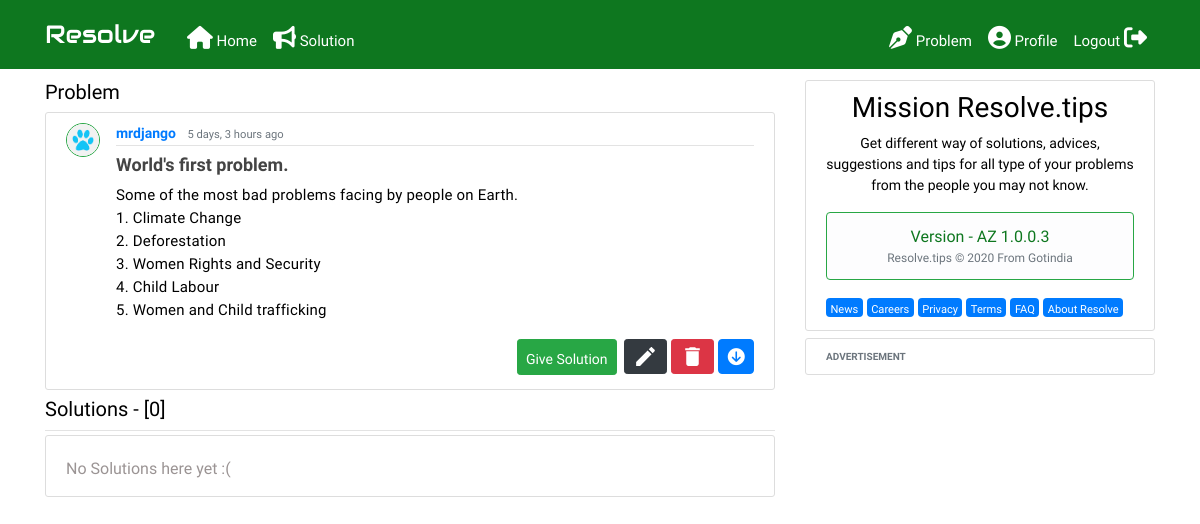
The app's page /post/1/ (signed in) with its own data.
### feeds/models.py (models this page shows, shortened)
class Post(models.Model):
    title = models.CharField(max_length=300)
    content = models.TextField()
    date_posted = models.DateTimeField(default=timezone.now)
    author = models.ForeignKey(User, on_delete=models.CASCADE)
    slug = models.SlugField(max_length=250, null=True, blank=True)

### users/models.py (models this page shows, shortened)
class Profile(models.Model):
    user = models.OneToOneField(User, on_delete=models.CASCADE)
    image = models.ImageField(default='default.jpg', upload_to='profile_pics')

### feeds/views.py (the view)
# urls.py: path('post/<int:pk>/', PostDetailView.as_view(), name='post-detail'),
class PostDetailView(DetailView):
    model = Post

### feeds/templates/feeds/post_detail.html (shortened to what this page needs)
{% extends "feeds/base.html" %}
{% block content %}
<div>
      <h5> Problem </h5>
</div>
<article class="media content-section">
    <img class="rounded-circle border border-success article-img" src="{{ object.author.profile.image.url }}">
    <div class="media-body">
      <div class="article-metadata">
        <a class="mr-2 linktext" href="{% url 'user-posts' object.author.username %}">{{ object.author }}</a>
        <small class="text-muted">{{ object.date_posted|timesince }} ago</small>
      </div>
      <h2 class="article-title articlemargin">{{ object.title }}</h2>
      <p class="article-content">{{ object.content|safe }}</p>
          <div class="resolvebtn">
            {% if user.is_authenticated %}
              <a class="btn btn-success btn-sm btn1029 mt-1 mb-1" target="_blank" href="{% url 'solution_form' object.id %}">Give Solution</a>&nbsp;
            {% if object.author == user %}
            <a class="btn btn-dark btn-sm mt-1 mb-1" href="{% url 'post-update' object.id %}"></a>
            <a class="btn btn-danger btn-sm mt-1 mb-1" href="{% url 'post-delete' object.id %}"><svg xmlns="http://www.w3.org/2000/svg" viewBox="0 0 24 24" fill="white"                width="25px" height="25px"><path d="M0 0h24v24H0z" fill="none"/><path d="M6 19c0 1.1.9 2 2 2h8c1.1 0 2-.9 2-2V7H6v12zM19 4h-3.5l-1-1h-5l-1                              1H5v2h14V4z"/></svg></a>&nbsp;
            {% endif %}
          {% endif %}
          </div>
    </div>
</article>
<div class="article-metadata">
    <h5>Solutions - [{{ post.solutions.count }}{{ post.solutions|pluralize }}]</h5>
</div>
        {% for solution in post.solutions.all %}
          <article class="media content-section">
          <img class="rounded-circle border border-success article-img" src="{{ solution.author.profile.image.url }}">
            <div class="media-body">
              <div class="article-metadata">
                <a class="mr-2 linktext" href="{% url 'user-posts' solution.author.username %}">{{ solution.author }}</a>
                <small class="text-muted">{{ solution.created_date|timesince }} ago</small>
              </div>
                <p class="article-content">{{ solution.solution|safe }}</p>
                <div class="resolvebtn">
                  {% if user.is_authenticated %}
                  &nbsp;
                  {% endif %}
                </div>
            </div>
          </article>
        {% empty %}
      <article class="media content-section">
            <h6 class="nosolutions">No Solutions here yet :(</h6>
      </article>
      {% endfor %}
{% endblock content %}

### feeds/static/feeds/main.css (style rules this page uses)
body { color: #000; margin-top: 5rem; font-family: 'Hind Guntur', sans-serif; }
h1, h2, h3, h4, h5, h6 { color: #000; }
.btn1029 { padding-top: 9px; font-weight: 500; }
.articlemargin { margin-top: 0.5rem; }
.linktext { font-weight: 555; }
.content-section { background: #ffffff; padding: 10px 20px; border: 1px solid #ddd; border-radius: 3px; margin-bottom: 7px; }
.article-title { color: #444444; font-size:18px; font-weight: 600; }
.article-content { white-space: pre-line; font-size: 15px; line-height: 23px; letter-spacing: 0.2px; }
.article-img { height: 34px; width: 34px; margin-right: 16px; }
.article-metadata { padding-bottom: 1px; font-size: 14px;; margin-bottom: 4px; border-bottom: 1px solid #e3e3e3; }
.resolvebtn { float: right; }
.nosolutions { color: #9b9494; margin-top: 13px; }

### records on screen
Post: author.profile.image (placeholder picture), author "mrdjango", date_posted "5 days, 3 hours", title "World's first problem.", content "Some of the most bad problems facing by people on Earth. 1. Climate Change 2. Deforestation 3. Women Rights and Security 4. Child Labour 5. Women and Child trafficking…", solutions.count "0"
